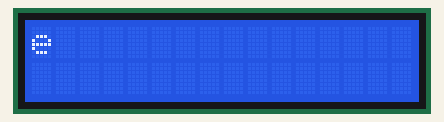
This sketch was run on a simulated Arduino Uno, built with avr-gcc and run on an emulated ATmega328P. Parts: 16×2 character LCD.

Above: at 0.62 s.
At 5.01 s:
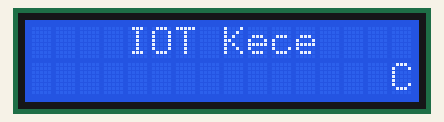
At 8.67 s:
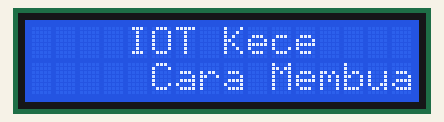
At 17.09 s:
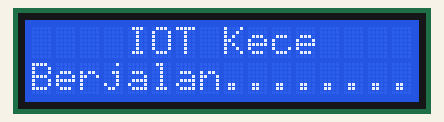
At 25.13 s:
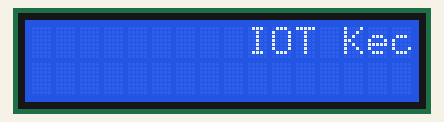
At 33.4 s:
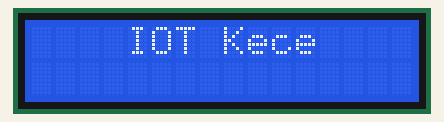

The sketch:

cek_lcd.ino
```cpp
//----------------------------------
#include <Wire.h>
#include <LiquidCrystal_I2C.h>

LiquidCrystal_I2C lcd(0x27, 16, 2);
//----------------------------------
int Li          = 17;
int Lii         = 1;
int Ri          = -1;
int Rii         = -1;
//----------------------------------
void setup(){
  lcd.begin();
}
//----------------------------------
void loop(){
  for (int i = 0; i <= 12; i++) {
    lcd.setCursor(0, 0);
    lcd.print(Scroll_LCD_Right("IOT Kece"));
    delay(350);
  }
  for (int i = 0; i <= 50; i++) {
    lcd.setCursor(0, 1);
    lcd.print(Scroll_LCD_Left("Cara Membuat Text Berjalan........"));
    delay(350);
  }
  Clear_Scroll_LCD_Left();
  for (int i = 16; i <= 30; i++) {
    lcd.setCursor(0, 0);
    lcd.print(Scroll_LCD_Right("IOT Kece"));
    delay(350);
  }
  Clear_Scroll_LCD_Right();
  for (int i = 0; i <= 12; i++) {
    lcd.setCursor(0, 0);
    lcd.print(Scroll_LCD_Right("IOT Kece"));
    delay(350);
  }
  for (int i = 0; i <= 73; i++) {
    lcd.setCursor(0, 1);
    lcd.print(Scroll_LCD_Left("Selamat Datang DI IOTkece.com!!! Jangan Lupa Praktek...."));
    delay(350);
  }
  Clear_Scroll_LCD_Left();
  for (int i = 13; i <= 24; i++) {
    lcd.setCursor(0, 0);
    lcd.print(Scroll_LCD_Right("IOT Kece"));
    delay(350);
  }
  Clear_Scroll_LCD_Right();
}
//----------------------------------
String Scroll_LCD_Left(String StrDisplay){
  String result;
  String StrProcess = "                " + StrDisplay + "                ";
  result = StrProcess.substring(Li,Lii);
  Li++;
  Lii++;
  if (Li>StrProcess.length()){
    Li=16;
    Lii=0;
  }
  return result;
}

void Clear_Scroll_LCD_Left(){
  Li=16;
  Lii=0;
}
//----------------------------------
String Scroll_LCD_Right(String StrDisplay){
  String result;
  String StrProcess = "                " + StrDisplay + "                ";
  if (Rii<1){
    Ri  = StrProcess.length();
    Rii = Ri-16;
  }
  result = StrProcess.substring(Rii,Ri);
  Ri--;
  Rii--;
  return result;
}

void Clear_Scroll_LCD_Right(){
  Ri=-1;
  Rii=-1;
}
```

Measured:
- what the display in image 5 shows lasts 0.7 s, from 33.4 s to 34.1 s
